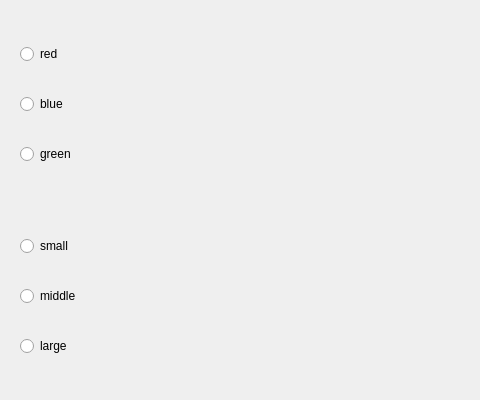
<?xml version="1.0" encoding="UTF-8"?>
<ui version="4.0">
 <class>Form</class>
 <widget class="QWidget" name="Form">
  <property name="geometry">
   <rect>
    <x>0</x>
    <y>0</y>
    <width>480</width>
    <height>400</height>
   </rect>
  </property>
  <property name="windowTitle">
   <string>Form</string>
  </property>
  <layout class="QVBoxLayout" name="verticalLayout_3">
   <item>
    <widget class="QWidget" name="widget" native="true">
     <layout class="QVBoxLayout" name="verticalLayout">
      <item>
       <widget class="QRadioButton" name="radioButton">
        <property name="text">
         <string>red</string>
        </property>
       </widget>
      </item>
      <item>
       <widget class="QRadioButton" name="radioButton_2">
        <property name="text">
         <string>blue</string>
        </property>
       </widget>
      </item>
      <item>
       <widget class="QRadioButton" name="radioButton_3">
        <property name="text">
         <string>green</string>
        </property>
       </widget>
      </item>
     </layout>
    </widget>
   </item>
   <item>
    <widget class="QWidget" name="widget_2" native="true">
     <layout class="QVBoxLayout" name="verticalLayout_2">
      <item>
       <widget class="QRadioButton" name="radioButton_4">
        <property name="text">
         <string>small</string>
        </property>
       </widget>
      </item>
      <item>
       <widget class="QRadioButton" name="radioButton_5">
        <property name="text">
         <string>middle</string>
        </property>
       </widget>
      </item>
      <item>
       <widget class="QRadioButton" name="radioButton_6">
        <property name="text">
         <string>large</string>
        </property>
       </widget>
      </item>
     </layout>
    </widget>
   </item>
  </layout>
 </widget>
 <resources/>
 <connections/>
</ui>
